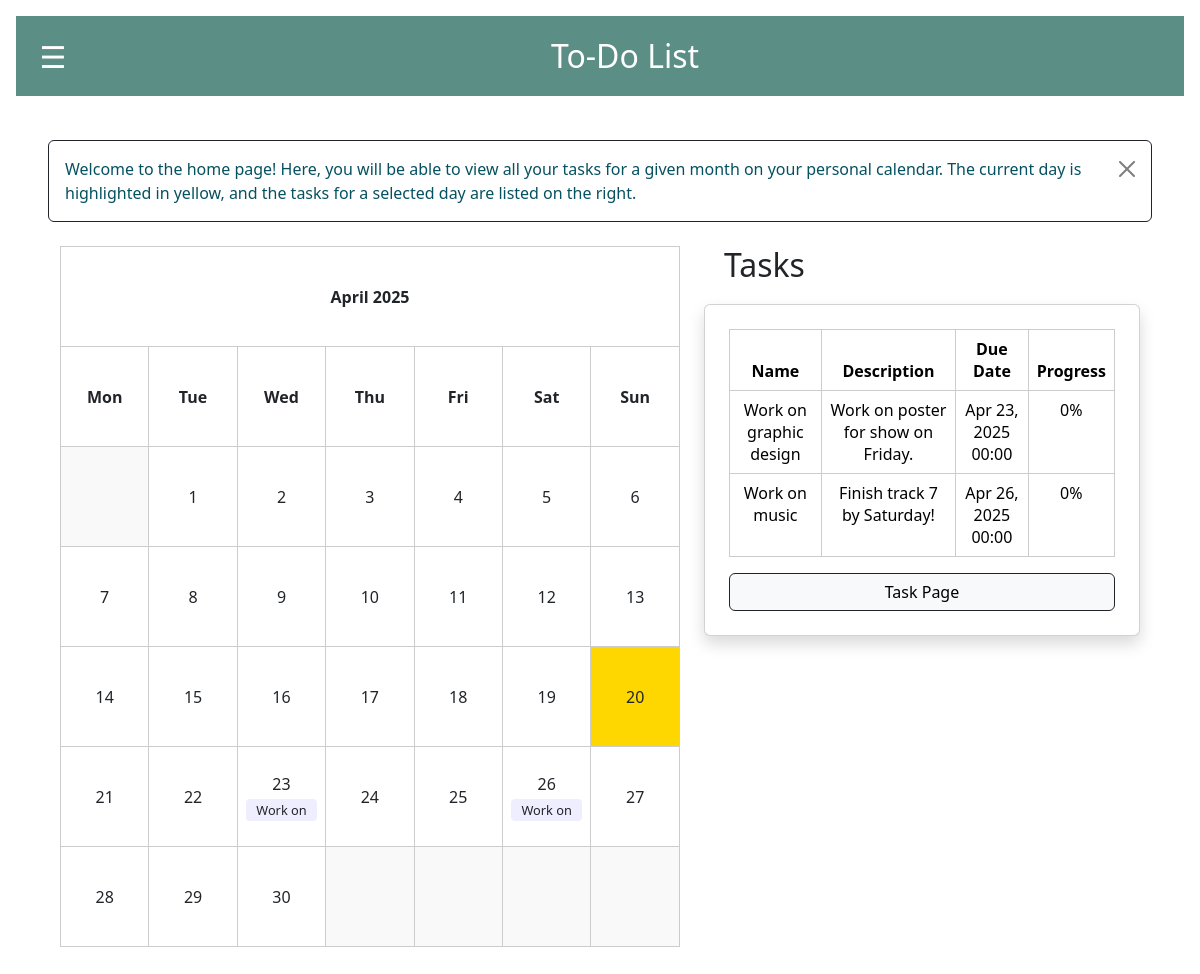
Before: /home/ (signed in) with the older database file.
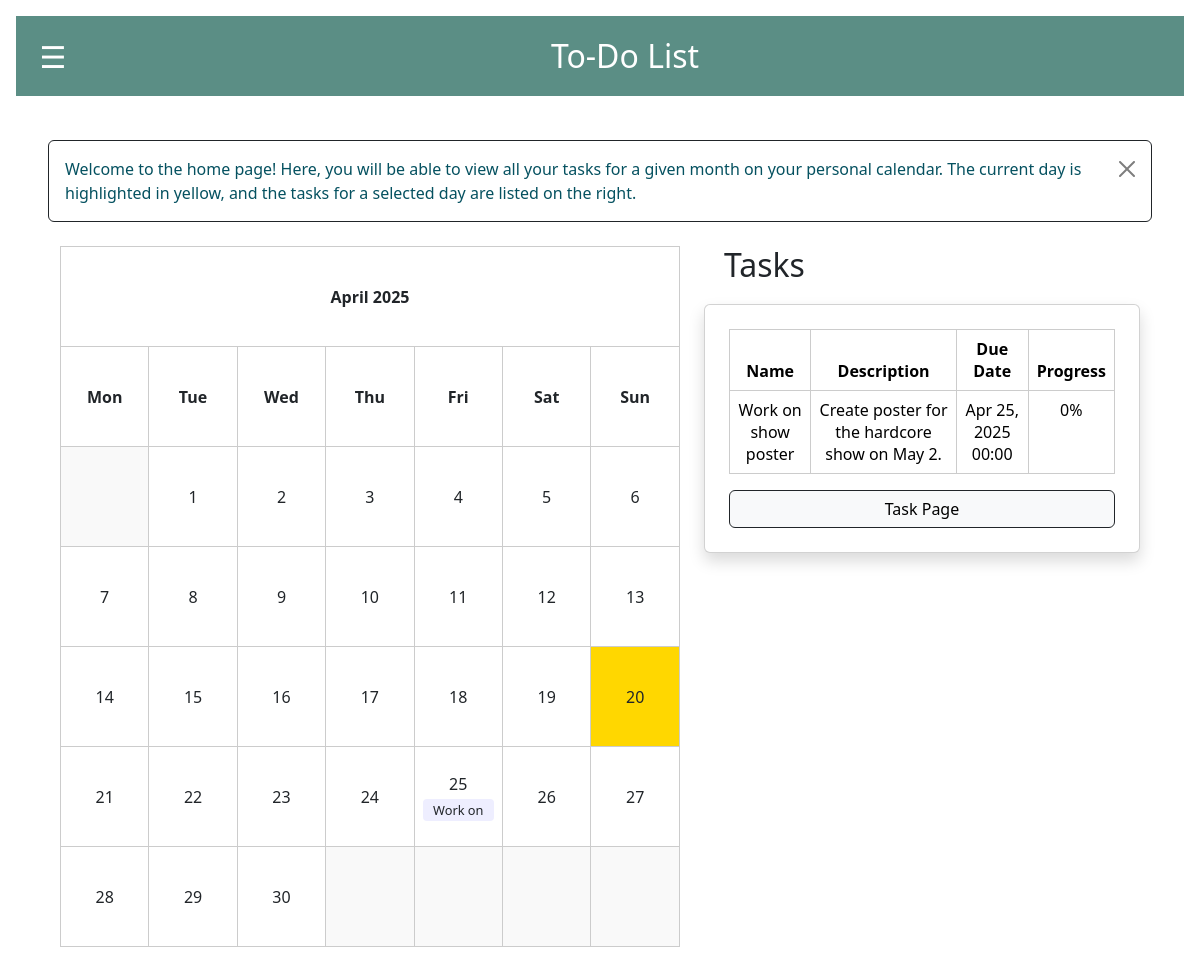
After: the same page with the newer database file.
### todoapp/models.py (models this page shows, shortened)
class Task(models.Model):
    name = models.CharField(max_length=255)
    creator = models.ForeignKey(User, on_delete=models.CASCADE)
    description = models.TextField()
    due_date = models.DateTimeField()
    progress = models.IntegerField(default=0)
    is_completed = models.BooleanField(default=False)
    categories = models.ManyToManyField(Category, related_name="tasks", blank=True)
    assigned_users = models.ManyToManyField(User, related_name="assigned_tasks")
    notifications_enabled = models.BooleanField(default=False)

### todoapp/views.py (the view)
# urls.py: path('home/', views.calender_view , name='home'),
@login_required(login_url='/')
def calender_view(request, year=None, month=None):
    if year is None or month is None:
        today = datetime.today()
        year = today.year
        month = today.month
    else:
        year, month = int(year), int(month)
    tasks = Task.objects.filter(
    creator=request.user,
    due_date__year=year,
    due_date__month=month
    ).order_by('due_date')
    cal = TaskCalendar(tasks, year, month)
    html_calendar = cal.formatmonth(year, month)
    context = {
        'calendar': html_calendar,
        'tasks': tasks,
        'year': year,
        'month': month,
    }
    return render(request, 'home.html', context)

### todoapp/context_processors.py (called while the page is built)
def vapid_key(request):
    return {
        'vapid_key': settings.VAPID_PUBLIC_KEY
    }

### todoapp/utils.py (called while the page is built)
    def group_by_day(self, tasks):
        task_dict = {}
        for task in tasks:
            task_day = task.due_date.day
            task_dict.setdefault(task_day, []).append(task)
        return task_dict

    def formatday(self, day, weekday):
        if day == 0:
            return '<td class="noday">&nbsp;</td>'
        cssclass = self.cssclasses[weekday]
        today = datetime.today()
        if day == today.day and self.month == today.month and self.year == today.year:
            cssclass += ' today'
        day_tasks = self.tasks.get(day, [])
        display_tasks = []
        if len(day_tasks) > 3:
            for task in day_tasks[:2]:
                display_tasks.append(f'<div class="task">{task.name[:7]}</div>')
            display_tasks.append('<div class="task">...</div>')
        else:
            for task in day_tasks:
                display_tasks.append(f'<div class="task">{task.name[:7]}</div>')
        task_html = ''.join(display_tasks)
        return f'<td class="{cssclass}"><span class="date">{day}</span><br>{task_html}</td>'

### todoapp/templates/home.html (shortened to what this page needs)
{% extends 'base.html' %}
    {% block content %}
    <div class="alert alert-info alert-dismissible fade show d-flex justify-content-between align-items-center flex-wrap gap-2 border border-dark" style="background-color:white;" role="alert">
        <p class="mb-0">
          Welcome to the home page! Here, you will be able to view all your tasks for a given month on your personal calendar. The current day is highlighted in yellow, and the tasks for a selected day are listed on the right.</p>
        <button type="button" class="btn-close" data-bs-dismiss="alert" aria-label="Close"></button>
      </div>
    <div class="container my-4">
        <div class="row">
    <div class="col-md-7">
        <div class="calendar">
            {{ calendar|safe }}
        </div>
    </div>
    <div class="col-md-5">
        <h2 style="margin-bottom: 20px; margin-left: 20px;">Tasks</h2>
            <div class="card p-4 shadow">
                <table class="table">
                    <thead>
                        <tr>
                            <th>Name</th>
                            <th>Description</th>
                            <th>Due Date</th>
                            <th>Progress</th>
                        </tr>
                    </thead>
                    <tbody>
                        {% for task in tasks %}
                        <tr>
                            <td>{{ task.name }}</td>
                            <td>{{ task.description }}</td>
                            <td>{{ task.due_date|date:"M d, Y H:i" }}</td>
                            <td>{{ task.progress }}%</td>
                        </tr>
                        {% empty %}
                        <tr>
                            <td colspan="5" class="text-center">No tasks available.</td>
                        </tr>
                        {% endfor %}
                    </tbody>
                </table>
                <a href="{% url 'task_view' %}" class="btn btn-light border border-dark" >Task Page</a>
            </div>
        </div>
    </div>
    {% endblock %}

Changed rows visible on the page:
removed Task: name "Work on graphic design", description "Work on poster for show on Friday.", due_date "Apr 23, 2025 00:00", progress "0"
removed Task: name "Work on music", description "Finish track 7 by Saturday!", due_date "Apr 26, 2025 00:00", progress "0"
added Task: name "Work on show poster", description "Create poster for the hardcore show on May 2.", due_date "Apr 25, 2025 00:00", progress "0"
Other visible differences:
{{ calendar|safe }}: "April 2025 Mon Tue Wed Thu Fri Sat Sun 1 2 3 4 5 6 7 8 9 10 11 12 13 14 15 16 17 18 19 20 21 22 23 Work on 24 25 26 Work on 27 28 29 30" → "April 2025 Mon Tue Wed Thu Fri Sat Sun 1 2 3 4 5 6 7 8 9 10 11 12 13 14 15 16 17 18 19 20 21 22 23 24 25 Work on 26 27 28 29 30"
